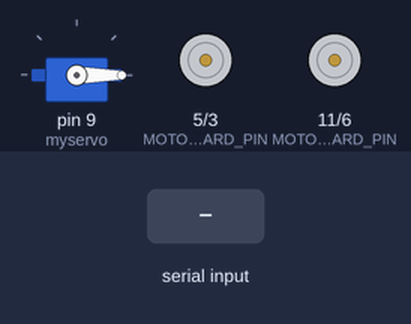
Recording of a sketch running on a simulated Arduino Uno, built with avr-gcc and run on an emulated ATmega328P. On the bench: servo, motor-driver pin pairs drawn as motors (green arrow = first pin HIGH = forward, orange = second pin HIGH = backward, longer = more drive). Inputs (shaded band) come from the test bench.

Above: at 1.2 s.
1.3 s: "F" received over Serial
At 2.5 s:
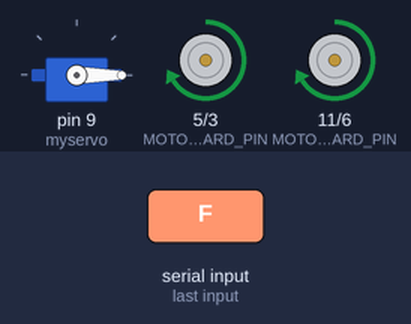
2.8 s: byte 86 ('V') received over Serial
At 4.0 s:
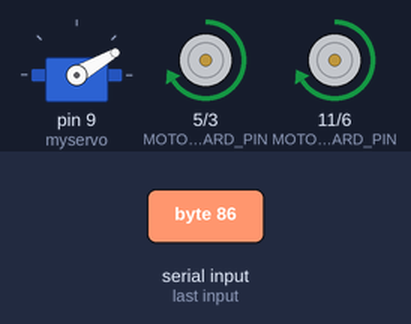
4.3 s: "B" received over Serial
At 5.0 s:
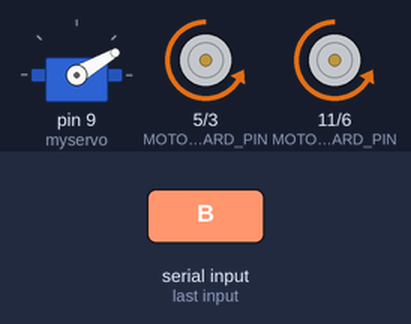
5.8 s: "L" received over Serial
At 6.2 s:
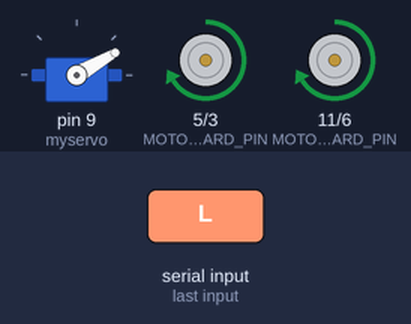
7.3 s: "R" received over Serial
At 8.5 s:
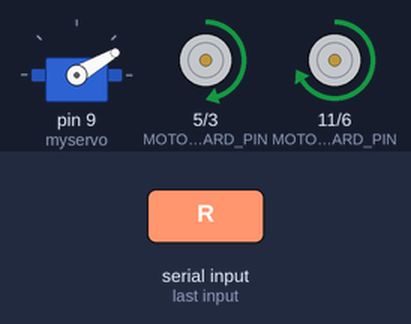
8.8 s: "E" received over Serial
At 9.6 s:
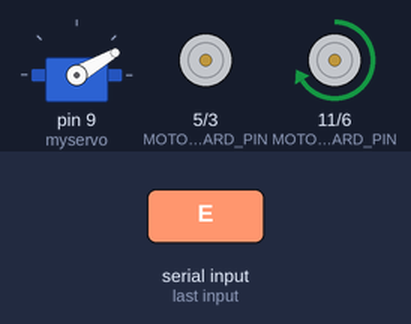
Timing chart, 0 to 11.3 s (numbered marks = the images above; inputs shaded):
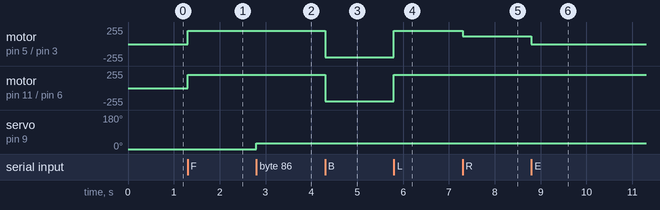

The sketch:

robocar_complete.ino
```cpp
//defining all the pins that the motors are attached to:
#define MOTORS_LEFT_BACKWARD_PIN 6
#define MOTORS_LEFT_FORWARD_PIN 11
#define MOTORS_RIGHT_BACKWARD_PIN 3
#define MOTORS_RIGHT_FORWARD_PIN 5

char answer;
int pos = 0;

//the servo:
#include <Servo.h>
Servo myservo;

//all the sensor stuff
#include <Wire.h>
#include <VL53L1X.h>
VL53L1X sensor;

void setup() {
  // put your setup code here, to run once:
  Serial.begin(115200);
  pinMode(MOTORS_LEFT_BACKWARD_PIN, OUTPUT);
  pinMode(MOTORS_LEFT_FORWARD_PIN, OUTPUT);
  pinMode(MOTORS_RIGHT_BACKWARD_PIN, OUTPUT);
  pinMode(MOTORS_RIGHT_FORWARD_PIN, OUTPUT);
  Wire.begin();
  Wire.setClock(400000); // use 400 kHz I2C
  sensor.setTimeout(500);
  myservo.attach(9);
  myservo.write(pos);
}

void move_forward() {
    analogWrite(MOTORS_LEFT_FORWARD_PIN, 200);
    analogWrite(MOTORS_RIGHT_FORWARD_PIN, 200);
    analogWrite(MOTORS_RIGHT_BACKWARD_PIN, 0);
    analogWrite(MOTORS_LEFT_BACKWARD_PIN, 0);
}

void move_backward() {
    analogWrite(MOTORS_LEFT_BACKWARD_PIN, 200);
    analogWrite(MOTORS_RIGHT_BACKWARD_PIN, 200);
    analogWrite(MOTORS_LEFT_FORWARD_PIN, 0);
    analogWrite(MOTORS_RIGHT_FORWARD_PIN, 0);
}

void turn_left() {
    analogWrite(MOTORS_LEFT_FORWARD_PIN, 120);
    analogWrite(MOTORS_LEFT_BACKWARD_PIN, 0);
    analogWrite(MOTORS_RIGHT_FORWARD_PIN, 200);
    analogWrite(MOTORS_RIGHT_BACKWARD_PIN, 0);
}

void turn_right() {
    analogWrite(MOTORS_LEFT_FORWARD_PIN, 200);
    analogWrite(MOTORS_LEFT_BACKWARD_PIN, 0);
    analogWrite(MOTORS_RIGHT_FORWARD_PIN, 120);
    analogWrite(MOTORS_RIGHT_BACKWARD_PIN, 0);
}

void sharp_right() {
    analogWrite(MOTORS_LEFT_BACKWARD_PIN, 0);
    analogWrite(MOTORS_RIGHT_BACKWARD_PIN, 0);
    analogWrite(MOTORS_LEFT_FORWARD_PIN, 200);
    analogWrite(MOTORS_RIGHT_FORWARD_PIN, 0);
}

void sharp_left() {
    analogWrite(MOTORS_LEFT_BACKWARD_PIN, 0);
    analogWrite(MOTORS_RIGHT_BACKWARD_PIN, 0);
    analogWrite(MOTORS_LEFT_FORWARD_PIN, 0);
    analogWrite(MOTORS_RIGHT_FORWARD_PIN, 200);
}

void halt() {
    analogWrite(MOTORS_LEFT_FORWARD_PIN, 0);
    analogWrite(MOTORS_RIGHT_FORWARD_PIN, 0);
    analogWrite(MOTORS_LEFT_BACKWARD_PIN, 0);
    analogWrite(MOTORS_RIGHT_BACKWARD_PIN, 0);
}

void turn_left_wallfollowing() {
    analogWrite(MOTORS_LEFT_FORWARD_PIN, 0);
    analogWrite(MOTORS_LEFT_BACKWARD_PIN, 0);
    analogWrite(MOTORS_RIGHT_FORWARD_PIN, 128);
    analogWrite(MOTORS_RIGHT_BACKWARD_PIN, 0);
}

void turn_right_wallfollowing() {
    analogWrite(MOTORS_LEFT_FORWARD_PIN, 128);
    analogWrite(MOTORS_LEFT_BACKWARD_PIN, 0);
    analogWrite(MOTORS_RIGHT_FORWARD_PIN, 0);
    analogWrite(MOTORS_RIGHT_BACKWARD_PIN, 0);
}

void sensormeasurement_wall_following() {
  //Long: 360cm; Medium: 290cm; Short: 136cm
  sensor.setDistanceMode(VL53L1X::Short); //Changed from Long, in case the program crashes tomorrow, change that!
  sensor.setMeasurementTimingBudget(50000);
  sensor.startContinuous(50);

  sensor.read();

  //Serial.print("range: ");
  Serial.print(sensor.ranging_data.range_mm);
  //Serial.println();
}

void servo_wallfollowing() {
  for (pos = 0; pos <= 30; pos += 1) { // goes from 0 degrees to 180 degrees
    // in steps of 1 degree
    myservo.write(pos);              // tell servo to go to position in variable 'pos'
  }
}

void loop() {
  // put your main code here, to run repeatedly:
  if (Serial.available() > 0)

  {
  answer = Serial.read();

  switch (answer)
  {
    case 'F':
    move_forward();
    break;

    case 'B':
    move_backward();
    break;

    case 'L':
    turn_left();
    break;

    case 'R':
    turn_right();
    break;

    case 'E':
    sharp_right();
    break;

    case 'Q':
    sharp_left();
    break;

    case 'H':
    halt();
    break;

    case 'X':
    sensormeasurement_wall_following();
    break;

    case 'T':
    turn_left_wallfollowing();
    break;

    case 'S':
    turn_right_wallfollowing();
    break;

    case 'V':
    servo_wallfollowing();
    break;

    default:
    break;
  }
}
}
```

Measured:
- after the input at 1.3 s, motor on pin 5 (MOTORS_RIGHT_FORWARD_PIN) / pin 3 (MOTORS_RIGHT_BACKWARD_PIN), motor on pin 11 (MOTORS_LEFT_FORWARD_PIN) / pin 6 (MOTORS_LEFT_BACKWARD_PIN): stopped → forward 200/255 at once
- after the input at 2.8 s, servo on pin 9 (myservo): 0° → 30° at once
- after the input at 4.3 s, motor on pin 5 (MOTORS_RIGHT_FORWARD_PIN) / pin 3 (MOTORS_RIGHT_BACKWARD_PIN), motor on pin 11 (MOTORS_LEFT_FORWARD_PIN) / pin 6 (MOTORS_LEFT_BACKWARD_PIN): forward 200/255 → backward 200/255 at once
- after the input at 5.8 s, motor on pin 5 (MOTORS_RIGHT_FORWARD_PIN) / pin 3 (MOTORS_RIGHT_BACKWARD_PIN), motor on pin 11 (MOTORS_LEFT_FORWARD_PIN) / pin 6 (MOTORS_LEFT_BACKWARD_PIN): backward 200/255 → forward 200/255 at once
- after the input at 7.3 s, motor on pin 5 (MOTORS_RIGHT_FORWARD_PIN) / pin 3 (MOTORS_RIGHT_BACKWARD_PIN): forward 200/255 → forward 120/255 at once
- after the input at 8.8 s, motor on pin 5 (MOTORS_RIGHT_FORWARD_PIN) / pin 3 (MOTORS_RIGHT_BACKWARD_PIN): forward 120/255 → stopped at once
